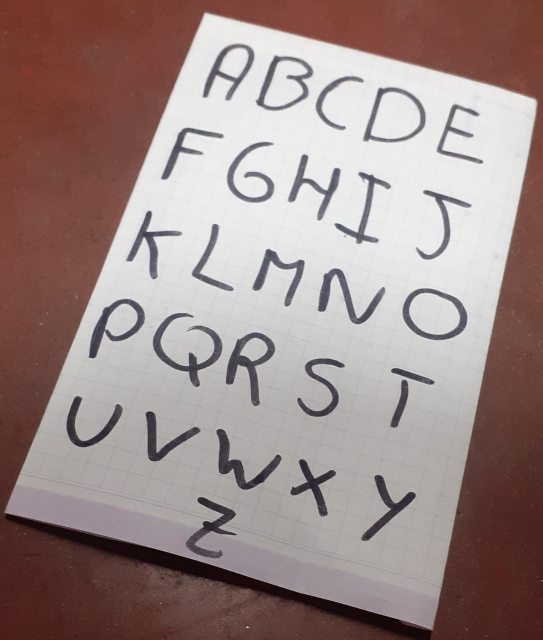
#> input picture 1.jpg, 1086 x 1280 px, given in place of paper6.jpg, which was not available (shown at 1/2 size); the run also reads 2 pictures not shown here
$ python repaso2.py
#> lines starting #> are read from the running program, lines starting #| are printed output that depends on the picture; after the words box and inside, x2 and y2 are one past the last pixel; in counts of white or black regions, pixels touching at a corner belong together; pictures that were not available may be replaced by others from this repository, and a replacement may not be noted
import cv2
import numpy as np
from matplotlib import pyplot as plt
img1=cv2.imread('paper6.jpg',0)
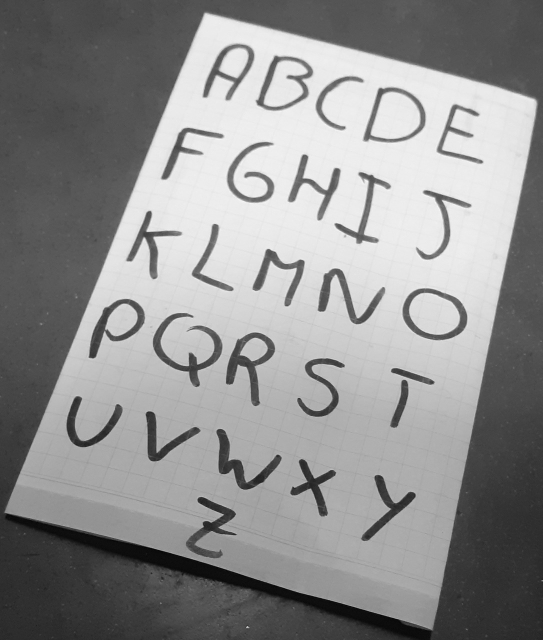
#> img1: shape (1280, 1086) (shown at 1/2 size); min 0, max 255, mean 143.1
img1=cv2.resize(img1,(500,500))
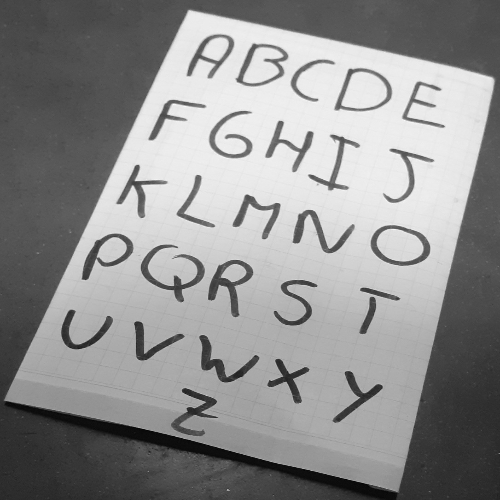
#> img1: shape (500, 500); min 2, max 252, mean 143
img2=cv2.imread('paper7.jpg',0)
#> img2: shape (545, 786); every value is 255
img2=cv2.resize(img2,(500,500))
#> img2: shape (500, 500); every value is 255
img3=cv2.imread('blankd.jpg',0)
#> img3: shape (510, 384); every value is 255
img3=cv2.resize(img3,(500,500))
f,c=img1.shape
#> f = 500; c = 500
for i in range(f):
    for j in range(c):
        img3[i][j]=(int(img1[i][j])/int(img2[i][j]))*100
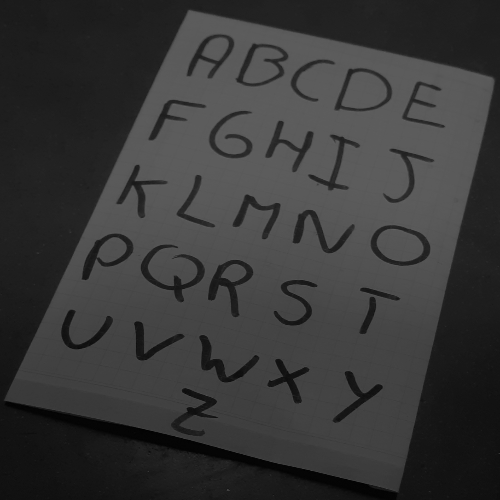
#> img3: shape (500, 500); min 0, max 98, mean 55.6

maximo=np.max(img3)
#> maximo = 98
minimo=np.min(img3)
#> minimo = 0
for i in range(f):
    for j in range(c):
        intensidad=(int(img3[i][j])-minimo)*(255/(maximo-minimo))
        if(intensidad<0):
            img3[i][j]=0
        elif(intensidad>255):
            img3[i][j]=255
        else:
            img3[i][j]=intensidad

hist = cv2.calcHist([img3], [0], None, [256], [0, 256])
#> hist = 256 values, max 18065 at index 239, min 0 at index 1, mean 976.6
for i in range(f):
    for j in range(c):
        if(img3[i][j]<168):
            img3[i][j]=0
        else:
            img3[i][j]=255
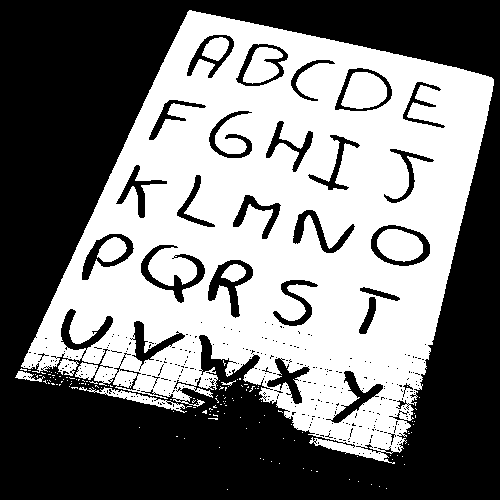
#> img3: shape (500, 500); 47.6% white; 146 white regions (136 under 20 px), largest, box (x1, y1, x2, y2) and area: (21, 10, 494, 464) 113394, (341, 72, 387, 109) 1273, (377, 229, 423, 262) 1155
cv2.imshow('res',img3)
plt.plot(hist, color='gray')
plt.xlabel('Intensidad de iluminacion')
plt.ylabel('Cantidad de pixeles')
plt.show()
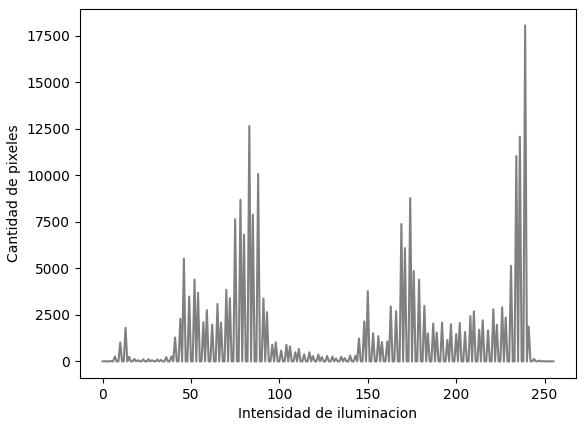
#> figure drawn by matplotlib, 1 panel; curve peaks at x = 239, y = 18065
